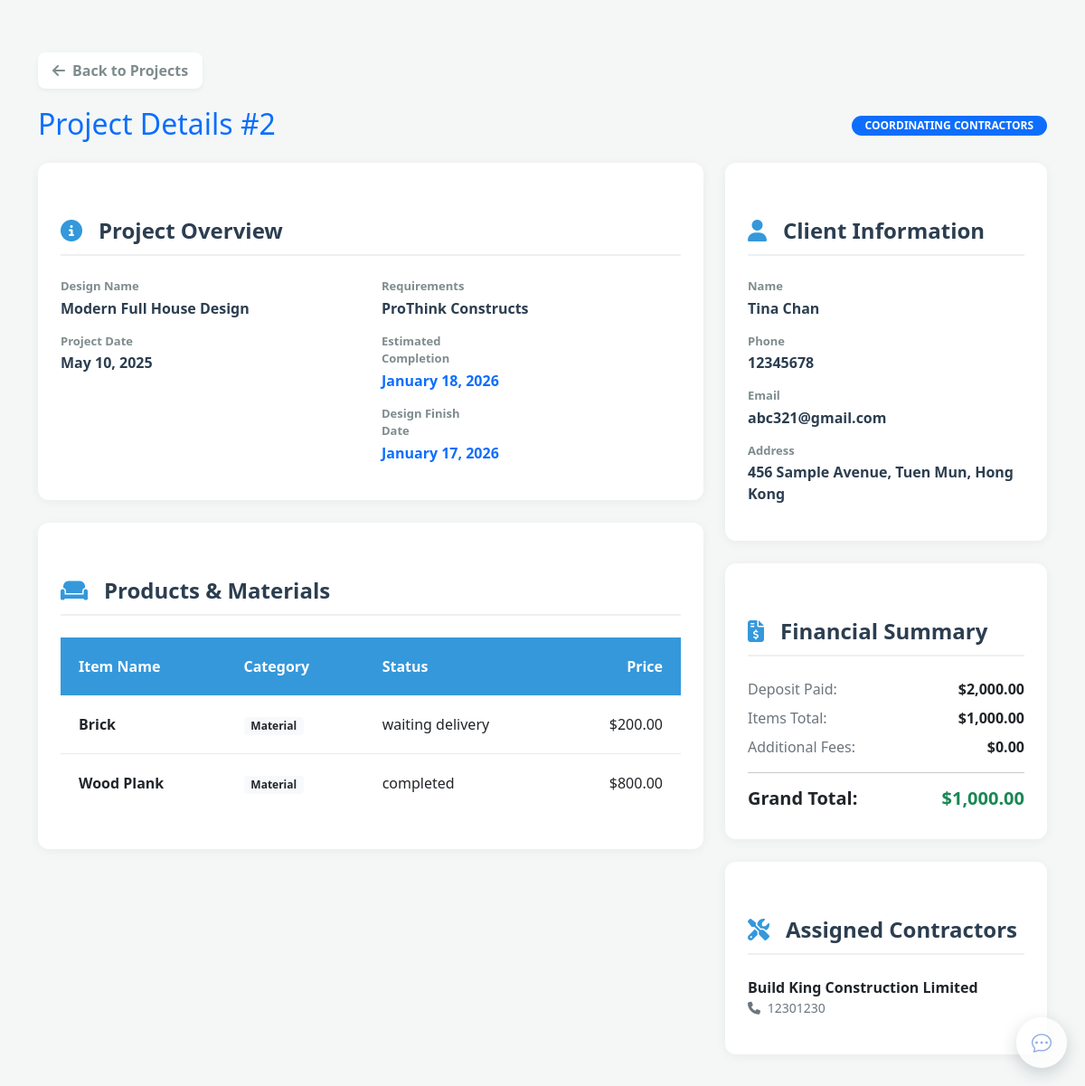
The page /order_full_details.php?id=2 (signed in) on the database as committed earlier.
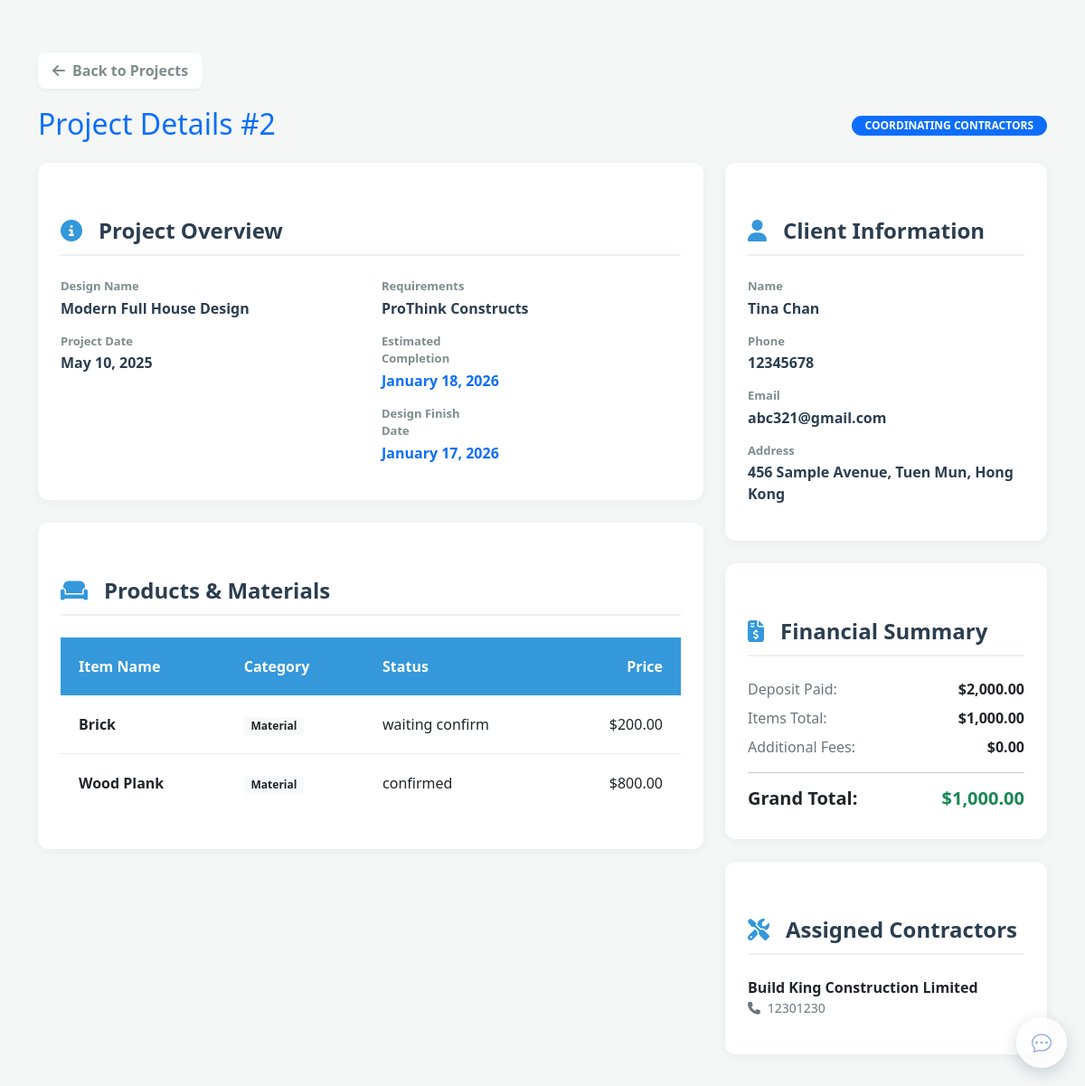
The same page on the database as committed later.
### tables this page shows
CREATE TABLE `Order` (
  `orderid` int NOT NULL AUTO_INCREMENT,
  `odate` datetime NOT NULL,
  `clientid` int NOT NULL,
  `budget` decimal(10,2) DEFAULT NULL,
  `deposit` decimal(10,2) NOT NULL DEFAULT 2000.00,
  `payment_id` int DEFAULT NULL,
  `cost` decimal(10,2) DEFAULT NULL,
  `gross_floor_area` decimal(10,2) DEFAULT NULL,
  `Requirements` varchar(255) DEFAULT NULL,
  `deposit_amount` DECIMAL(10,2) DEFAULT 0.00,
  `final_payment` DECIMAL(10,2) DEFAULT 0.00,
  `designid` int NOT NULL,
  `ostatus` ENUM('waiting confirm', 'designing', 'reviewing design proposal', 'waiting for review design', 'drafting 2nd proposal', 'waiting client review', 'waiting 2nd design phase payment', 'waiting final design phase payment' , 'waiting 1st construction phase payment', 'complete', 'rejected','Coordinating Contractors','preparing', 'waiting client reassignment', 'waiting client confirm construction date', 'In construction', 'waiting for construction pay', 'waiting for start construction',
    'Waiting for inspection', 'inspection_completed', 'inspection_failed') DEFAULT 'waiting confirm',
  `payment_plan` ENUM('full', 'installment_25', 'installment_50') DEFAULT 'full',
  `actual_completion_date` DATE DEFAULT NULL,
  `inspection_date` DATETIME NULL DEFAULT NULL,
  `inspection_status` ENUM('pending', 'accepted', 'rejected', 'client_suggested') DEFAULT NULL,
  `client_suggested_date` DATETIME NULL DEFAULT NULL,
  `designedPicture` VARCHAR(500) DEFAULT NULL,
  `supplierid` int DEFAULT NULL,
  `supplier_status` ENUM('Pending', 'Accepted', 'Rejected') DEFAULT 'Pending',
  `reassignment_status` ENUM('Accepted', 'Pending', 'Rejected') DEFAULT Null,
  `created_at` TIMESTAMP DEFAULT CURRENT_TIMESTAMP,
  `updated_at` TIMESTAMP DEFAULT CURRENT_TIMESTAMP ON UPDATE CURRENT_TIMESTAMP,
  PRIMARY KEY (`orderid`),
  KEY `clientid_pk_idx` (`clientid`),
  KEY `designid_pk_idx` (`designid`),
  KEY `payment_id_idx` (`payment_id`),
  KEY `supplierid_order_idx` (`supplierid`),
  CONSTRAINT `clientid_pk` FOREIGN KEY (`clientid`) REFERENCES `Client` (`clientid`),
  CONSTRAINT `designid_pk` FOREIGN KEY (`designid`) REFERENCES `Design` (`designid`),
  CONSTRAINT `fk_order_payment_id` FOREIGN KEY (`payment_id`) REFERENCES `OrderPayment` (`payment_id`) ON DELETE SET NULL,
  CONSTRAINT `fk_order_supplier` FOREIGN KEY (`supplierid`) REFERENCES `Supplier` (`supplierid`) ON DELETE SET NULL
);

CREATE TABLE `Design` (
  `designid` int NOT NULL AUTO_INCREMENT,
  `designName` VARCHAR(255) NOT NULL,
  `expect_price` int NOT NULL,
  `description` TEXT DEFAULT NULL,
  `tag` TEXT NOT NULL,
  `likes` int NOT NULL,
  `designerid` int NOT NULL,
  `supplierid` int NOT NULL,
  PRIMARY KEY (`designid`),
  KEY `designerid_pk_idx` (`designerid`),
  CONSTRAINT `designerid_pk` FOREIGN KEY (`designerid`) REFERENCES `Designer` (`designerid`),
  CONSTRAINT `supplierid_pk` FOREIGN KEY (`supplierid`) REFERENCES `Supplier` (`supplierid`)
);

CREATE TABLE `Schedule` (
  `scheduleid` int NOT NULL AUTO_INCREMENT,
  `managerid` int NOT NULL,
  `OrderFinishDate` date DEFAULT NULL,
  `DesignFinishDate` date DEFAULT NULL,
  `orderid` int NOT NULL,
  `construction_start_date` date DEFAULT NULL,
   `construction_end_date` date DEFAULT NULL,
   `construction_date_status` ENUM('pending', 'accepted', 'rejected') DEFAULT 'pending',
    `current_version` INT DEFAULT 1,
    `parent_schedule_id` INT DEFAULT NULL,
  PRIMARY KEY (`scheduleid`),
  KEY `orderid_pk_idx` (`orderid`),
  KEY `managerid_pk_idx` (`managerid`),
  CONSTRAINT `managerid_fk` FOREIGN KEY (`managerid`) REFERENCES `Manager` (`managerid`),
  CONSTRAINT `orderid_fk` FOREIGN KEY (`orderid`) REFERENCES `Order` (`orderid`)
);

CREATE TABLE `OrderReference` (
  `id` INT NOT NULL AUTO_INCREMENT PRIMARY KEY,
  `orderid` INT NOT NULL,
  `productid` INT DEFAULT NULL,
  `color` VARCHAR(100) DEFAULT NULL,
  `quantity` INT DEFAULT NULL,
  `messageid` INT DEFAULT NULL,
  `designid` INT DEFAULT NULL,
  `added_by_type` VARCHAR(50) DEFAULT NULL,
  `added_by_id` INT DEFAULT NULL,
  `note` TEXT DEFAULT NULL,
  `created_at` TIMESTAMP DEFAULT CURRENT_TIMESTAMP,
  `status` varchar(255) DEFAULT NULL,
  `price` DECIMAL(10, 2) DEFAULT NULL,
  KEY `orderid_idx` (`orderid`),
  KEY `productid_idx` (`productid`),
  KEY `idx_color` (`color`),
  KEY `idx_quantity` (`quantity`),
  KEY `designid_idx` (`designid`),
  CONSTRAINT `fk_or_orderid` FOREIGN KEY (`orderid`) REFERENCES `Order` (`orderid`) ON DELETE CASCADE
);

CREATE TABLE `Product` (
  `productid` int NOT NULL AUTO_INCREMENT,
  `pname` varchar(255) NOT NULL,
  `price` int NOT NULL,
  `likes` int NOT NULL,
  `category` varchar(100) NOT NULL,
  `description` text,
  `long` varchar(50) DEFAULT NULL,
  `wide` varchar(50) DEFAULT NULL,
  `tall` varchar(50) DEFAULT NULL,
  `material` varchar(255) DEFAULT NULL,
  `supplierid` int NOT NULL,
  PRIMARY KEY (`productid`),
  KEY `supplierid_product_idx` (`supplierid`),
  CONSTRAINT `chk_category` CHECK (`category` IN ('Furniture','Material')),
  CONSTRAINT `fk_product_supplier` FOREIGN KEY (`supplierid`) REFERENCES `Supplier` (`supplierid`)
 );

CREATE TABLE `Client` (
  `clientid` int NOT NULL AUTO_INCREMENT,
  `cname` varchar(255) NOT NULL,
  `ctel` varchar(32) DEFAULT NULL,
  `cemail` varchar(255) DEFAULT NULL,
  `cpassword` varchar(255) NOT NULL,
  `address` varchar(255) DEFAULT NULL,
  `budget` int NOT NULL,
  `Floor_Plan` VARCHAR(500) DEFAULT NULL,
  `payment_method` JSON DEFAULT NULL,
  `remember_token` VARCHAR(64) DEFAULT NULL,
  PRIMARY KEY (`clientid`)
);

CREATE TABLE `Order_Contractors` (
  `order_Contractorid` int NOT NULL AUTO_INCREMENT,
  `contractorid` int NOT NULL,
  `orderid` int NOT NULL,
  `managerid` int NOT NULL,
  PRIMARY KEY (`order_Contractorid`),
  KEY `contractorid_OC_idx1` (`contractorid`),
  KEY `orderid_OC_idx1` (`orderid`),
  KEY `managerid_OC_idx1` (`managerid`),
  CONSTRAINT `fk_OC_contractorid` FOREIGN KEY (`contractorid`) REFERENCES `Contractors` (`contractorid`),
  CONSTRAINT `fk_OC_orderid` FOREIGN KEY (`orderid`) REFERENCES `Order` (`orderid`),
  CONSTRAINT `fk_OC_managerid` FOREIGN KEY (`managerid`) REFERENCES `Manager` (`managerid`)
);

CREATE TABLE `Contractors` (
  `contractorid` int NOT NULL AUTO_INCREMENT,
  `cname` varchar(255) NOT NULL,
  `ctel` int DEFAULT NULL,
  `cemail` varchar(255) DEFAULT NULL,
  `cpassword` varchar(255) NOT NULL,
  `price` int DEFAULT NULL,
  `introduction` text DEFAULT NULL,
  `certification` VARCHAR(500) DEFAULT NULL,
  `managerid` int DEFAULT NULL,
  `remember_token` VARCHAR(64) DEFAULT NULL,
  PRIMARY KEY (`contractorid`),
  KEY `managerid_Contractors_idx` (`managerid`),
  CONSTRAINT `managerid_Contractors_fk` FOREIGN KEY (`managerid`) REFERENCES `Manager` (`managerid`)
);

### order_full_details.php (the view, shortened to what the rows shown need)
<?php
require_once __DIR__ .
'/config.php';
$orderId = isset($_GET['id']) ? intval($_GET['id']) : 0;
$isEmbed = isset($_GET['embed']) && $_GET['embed'] === '1';
$orderQuery = "SELECT o.*, c.cname, c.ctel, c.cemail, c.address, d.designName, d.description as designDesc,
               s.OrderFinishDate, s.DesignFinishDate, s.construction_start_date, s.construction_end_date, s.construction_date_status
               FROM `Order` o
               LEFT JOIN Client c ON o.clientid = c.clientid
               LEFT JOIN Design d ON o.designid = d.designid
               LEFT JOIN Schedule s ON o.orderid = s.orderid
               WHERE o.orderid = ?";
$stmt = $mysqli->prepare($orderQuery);
$stmt->bind_param("i", $orderId);
$stmt->execute();
$order = $stmt->get_result()->fetch_assoc();
$refQuery = "SELECT orf.*, p.pname, p.category, p.price as unit_price
             FROM OrderReference orf
             LEFT JOIN Product p ON orf.productid = p.productid
             WHERE orf.orderid = ?";
$stmt = $mysqli->prepare($refQuery);
$stmt->bind_param("i", $orderId);
$stmt->execute();
$references = $stmt->get_result()->fetch_all(MYSQLI_ASSOC);
$contractorQuery = "SELECT oc.*, con.cname as contractor_name, con.ctel as contractor_tel
                    FROM Order_Contractors oc
                    JOIN Contractors con ON oc.contractorid = con.contractorid
                    WHERE oc.orderid = ?";
$stmt = $mysqli->prepare($contractorQuery);
$stmt->bind_param("i", $orderId);
$stmt->execute();
$contractors = $stmt->get_result()->fetch_all(MYSQLI_ASSOC);
$productTotal = 0;
foreach ($references as $ref) {
    $productTotal += $ref['price'] ?? 0;
}
$feeTotal = 0;
$grandTotal = $productTotal + $feeTotal + ($order['cost'] ?? 0);
?>
<!DOCTYPE html>
<html lang="en">
<head>
    <link href="https://cdn.jsdelivr.net/npm/bootstrap@5.0.2/dist/css/bootstrap.min.css" rel="stylesheet">
    <link rel="stylesheet" href="https://cdnjs.cloudflare.com/ajax/libs/font-awesome/6.4.0/css/all.min.css">
    <link rel="stylesheet" href="css/styles.css">
</head>
<body>
    <main class="container mt-5">
        <div class="d-flex justify-content-between align-items-center mb-4">
            <h2 class="mb-0 text-primary">Project Details #<?= $orderId ?></h2>
            <div>
                <span class="badge bg-primary status-badge">
                    <?= htmlspecialchars($order['ostatus']) ?>
                </span>
            </div>
        </div>
        <div class="row">
            <div class="col-lg-8">
                <div class="detail-card">
                    <div class="row">
                        <div class="col-md-6">
                            <div class="info-label">Design Name</div>
                            <div class="info-value"><?= htmlspecialchars($order['designName'] ?? 'Custom Request') ?>
                            </div>
                            <div class="info-label">Project Date</div>
                            <div class="info-value"><?= date('F d, Y', strtotime($order['odate'])) ?></div>
                        </div>
                        <div class="col-md-6">
                            <div class="info-label">Requirements</div>
                            <div class="info-value">
                                <?= nl2br(htmlspecialchars($order['Requirements'] ?? 'No specific requirements')) ?>
                            </div>
                            <div class="info-label">Estimated Completion</div>
                            <div class="info-value text-primary">
                                <?= $order['OrderFinishDate'] ? date('F d, Y', strtotime($order['OrderFinishDate'])) : 'TBD' ?>
                            </div>
                            <div class="info-label">Design Finish Date</div>
                            <div class="info-value text-primary">
                                <?= $order['DesignFinishDate'] ? date('F d, Y', strtotime($order['DesignFinishDate'])) : 'TBD' ?>
                            </div>
                        </div>
                    </div>
                </div>
                <div class="detail-card">
                    <div class="table-responsive">
                        <table class="table align-middle">
                            <thead>
                                <tr>
                                    <th>Item Name</th>
                                    <th>Category</th>
                                    <th>Status</th>
                                    <th class="text-end">Price</th>
                                </tr>
                            </thead>
                            <tbody>
                                <?php if (empty($references)): ?>
                                    <tr>
                                        <td colspan="4" class="text-center py-4 text-muted">No items added yet</td>
                                    </tr>
                                <?php else: ?>
                                    <?php foreach ($references as $ref): ?>
                                        <tr>
                                            <td>
                                                <div class="fw-bold"><?= htmlspecialchars($ref['pname'] ?? 'Unknown Item') ?>
                                                </div>
                                            </td>
                                            <td><span
                                                    class="badge bg-light text-dark"><?= htmlspecialchars($ref['category'] ?? 'N/A') ?></span>
                                            </td>
                                            <td><?= htmlspecialchars($ref['status'] ?? 'Pending') ?></td>
                                            <td class="text-end">$<?= number_format($ref['price'] ?? 0, 2) ?></td>
                                        </tr>
                                    <?php endforeach; ?>
                                <?php endif; ?>
                            </tbody>
                        </table>
                    </div>
                </div>
            </div>
            <div class="col-lg-4">
                <div class="detail-card">
                    <div class="section-title">
                        <i class="fas fa-user"></i> Client Information
                    </div>
                    <div class="info-label">Name</div>
                    <div class="info-value"><?= htmlspecialchars($order['cname']) ?></div>
                    <div class="info-label">Phone</div>
                    <div class="info-value"><?= htmlspecialchars($order['ctel']) ?></div>
                    <div class="info-label">Email</div>
                    <div class="info-value"><?= htmlspecialchars($order['cemail']) ?></div>
                    <div class="info-label">Address</div>
                    <div class="info-value"><?= htmlspecialchars($order['address'] ?? 'N/A') ?></div>
                </div>
                <div class="detail-card">
                    <div class="d-flex justify-content-between mb-2">
                        <span class="text-muted">Deposit Paid:</span>
                        <span class="fw-bold">$<?= number_format($order['deposit'], 2) ?></span>
                    </div>
                    <div class="d-flex justify-content-between">
                        <span class="h5 fw-bold">Grand Total:</span>
                        <span class="h5 fw-bold text-success">$<?= number_format($grandTotal, 2) ?></span>
                    </div>
                </div>
                <div class="detail-card">
                    <?php if (empty($contractors)): ?>
                        <p class="text-muted small">No contractors assigned yet.</p>
                    <?php else: ?>
                        <?php foreach ($contractors as $con): ?>
                            <div class="mb-3">
                                <div class="fw-bold"><?= htmlspecialchars($con['contractor_name']) ?></div>
                                <div class="small text-muted"><i class="fas fa-phone me-1"></i>
                                    <?= htmlspecialchars($con['contractor_tel']) ?></div>
                            </div>
                        <?php endforeach; ?>
                    <?php endif; ?>
                </div>
            </div>
        </div>
    </main>
    <?php if (!$isEmbed): ?>
        <?php include __DIR__ . '/Public/chat_widget.php'; ?>
    <?php endif; ?>
</body>
</html>

Rows that differ between the two databases and show on the page:
changed orderreference "Brick": status "waiting delivery" → "waiting confirm"
changed orderreference "Wood Plank": status "completed" → "confirmed"
